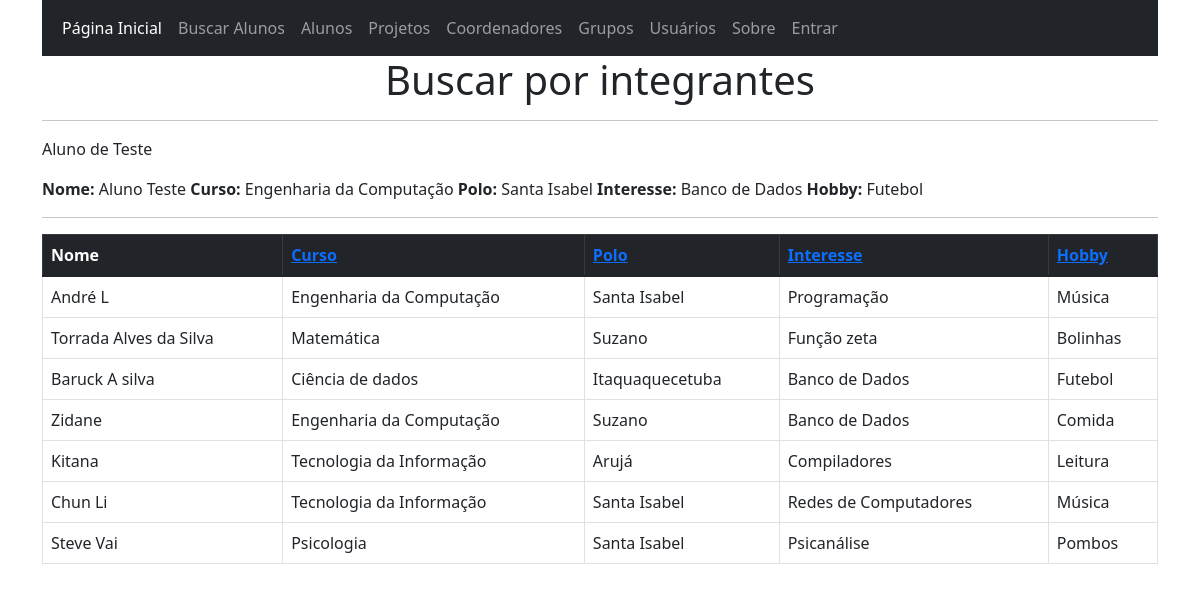
Screenshot of /buscar_alunos with the database file from the repository.
### app.py (models this page shows, shortened)
class alunos(db.Model):
    ra = db.Column(db.Integer, primary_key=True)
    nome = db.Column(db.String(50))
    email = db.Column(db.String(50))
    senha = db.Column(db.String(50))
    curso = db.Column(db.String(50))
    polo = db.Column(db.String(50))
    interesse = db.Column(db.String(50))
    hobby = db.Column(db.String(50))
    telefone = db.Column(db.String(15))
    tipo_usuario = db.Column(db.String(20))
    projeto_id = db.Column(db.Integer, ForeignKey('projetos.id'))
    grupo_id = db.Column(db.Integer, ForeignKey('grupos.id'))

### app.py (the view)
@app.route('/buscar_alunos')
def buscar_alunos():
    aluno_teste = {
        "nome":"Aluno Teste",
        "curso":"Engenharia da Computação",
        "polo":"Santa Isabel",
        "interesse":"Banco de Dados",
        "hobby":"Futebol"
    }
    integrantes = alunos.query.all()
    return render_template('buscar_alunos.html', integrantes=integrantes, aluno_teste=aluno_teste)

### templates/buscar_alunos.html
{% extends 'base.html' %}
{% block conteudo %}
    <h1 align="center">Buscar por integrantes</h1><hr>
    <p>Aluno de Teste</p>
    <strong>Nome:</strong> {{aluno_teste.nome}}
    <strong>Curso:</strong> {{aluno_teste.curso}}
    <strong>Polo:</strong> {{aluno_teste.polo}}
    <strong>Interesse:</strong> {{aluno_teste.interesse}}
    <strong>Hobby:</strong> {{aluno_teste.hobby}}
    <hr>
    <table class="table table-bordered table-hover">
        <thead class="table-dark">
            <th scope="col">Nome</th>
            <th scope="col"><a href="{{url_for('busca_por_curso')}}">Curso</a></th>
            <th scope="col"><a href="{{url_for('busca_por_polo')}}">Polo</a></th>
            <th scope="col"><a href="{{url_for('busca_por_interesse')}}">Interesse</a></th>
            <th scope="col"><a href="{{url_for('busca_por_hobby')}}">Hobby</a></th>
        </thead>
        <tbody>
            {% for aluno in integrantes %}
                <tr>
                    <td>{{aluno.nome}}</td>
                    <td>{{aluno.curso}}</td>
                    <td>{{aluno.polo}}</td>
                    <td>{{aluno.interesse}}</td>
                    <td>{{aluno.hobby}}</td>
                </tr>
            {% endfor %}
        </tbody>
    </table>
{% endblock conteudo %}

### rows the page displays
alunos: hobby "Futebol", nome "Baruck A silva", curso "Ciência de dados", polo "Itaquaquecetuba", interesse "Banco de Dados"
alunos: nome "André L", curso "Engenharia da Computação", polo "Santa Isabel", interesse "Programação", hobby "Música"
alunos: nome "Torrada Alves da Silva", curso "Matemática", polo "Suzano", interesse "Função zeta", hobby "Bolinhas"
alunos: nome "Zidane", curso "Engenharia da Computação", polo "Suzano", interesse "Banco de Dados", hobby "Comida"
alunos: nome "Kitana", curso "Tecnologia da Informação", polo "Arujá", interesse "Compiladores", hobby "Leitura"
alunos: nome "Chun Li", curso "Tecnologia da Informação", polo "Santa Isabel", interesse "Redes de Computadores", hobby "Música"
alunos: nome "Steve Vai", curso "Psicologia", polo "Santa Isabel", interesse "Psicanálise", hobby "Pombos"

### other values shown
{{ aluno_teste.nome }} "Aluno Teste"
{{ aluno_teste.curso }} "Engenharia da Computação"
{{ aluno_teste.polo }} "Santa Isabel"
{{ aluno_teste.interesse }} "Banco de Dados"
